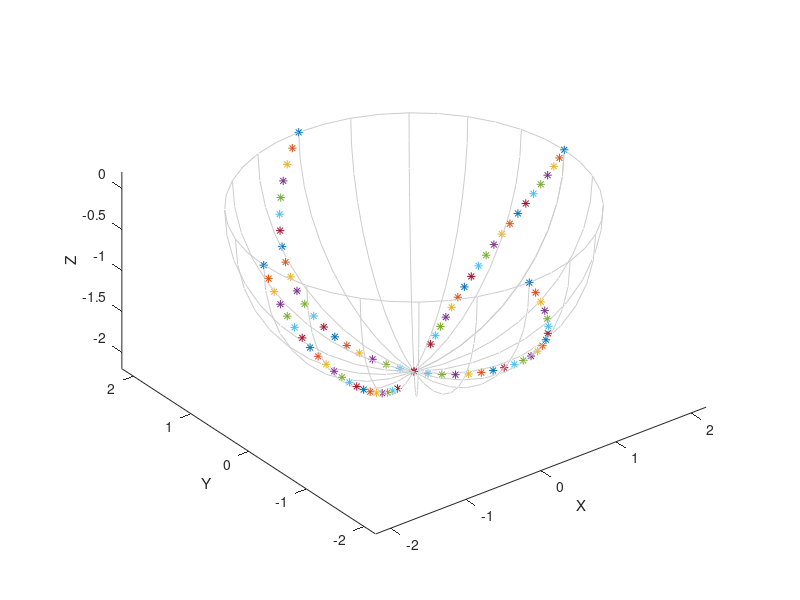

Source code (MATLAB):
clear; clc; close all
% author: Jihao Liu
% date:   June, 2022
% function: schematic view of cutting edges on a ball-end cutter
%

R = 2.0;                              % radius, unit: mm
phi0 = 0;                             % initial phase
betaG = pi/6;                         % helix angle
h = 0.5;                              % distance between edges, unit: mm
end_s = acos(h/R);
theta_t = linspace(0,end_s,21);
xT = zeros(size(theta_t));
yT = zeros(size(theta_t));
zT = zeros(size(theta_t));

figure ()
for i = 1:length(theta_t)
    theta = theta_t(i);
    delta_phi = sin(theta)*tan(betaG);
    phi_t = phi0 + delta_phi;
    
    xT(i) = R*cos(theta)*cos(phi_t);
    yT(i) = R*cos(theta)*sin(phi_t);
    zT(i) = -R*sin(theta);
    plot3(xT(i), yT(i), zT(i), '*')
    hold on
end

phi2 = pi;
for i = 1:length(theta_t)
    theta = theta_t(i);
    delta_phi = sin(theta)*tan(betaG);
    phi_t = phi2 + delta_phi;
    
    xT(i) = R*cos(theta)*cos(phi_t);
    yT(i) = R*cos(theta)*sin(phi_t);
    zT(i) = -R*sin(theta);
    plot3(xT(i), yT(i), zT(i), '*')
    hold on
end

theta_t = linspace(0,pi/2,21);
pi1 = pi/2;
for i = 1:length(theta_t)
    theta = theta_t(i);
    delta_phi = sin(theta)*tan(betaG);
    phi_t = pi1 + delta_phi;
    
    xT(i) = R*cos(theta)*cos(phi_t);
    yT(i) = R*cos(theta)*sin(phi_t);
    zT(i) = -R*sin(theta);
    plot3(xT(i), yT(i), zT(i), '*')
    hold on
end

pi3 = 3*pi/2;
for i = 1:length(theta_t)
    theta = theta_t(i);
    delta_phi = sin(theta)*tan(betaG);
    phi_t = pi3 + delta_phi;
    
    xT(i) = R*cos(theta)*cos(phi_t);
    yT(i) = R*cos(theta)*sin(phi_t);
    zT(i) = -R*sin(theta);
    plot3(xT(i), yT(i), zT(i), '*')
    hold on
end

axis equal

[xR,yR,zR] = sphere();
[m,n] = size(xR);

cn = round(n/2);
XR = xR(cn:length(xR),:);
YR = yR(cn:length(xR),:);
ZR = -zR(cn:length(xR),:);

plot3(XR*2,YR*2,ZR*2,'Color',[204/255 204/255 204/255])

xlabel('X')
ylabel('Y')
zlabel('Z')

grid off
% plot3(xT,yT,zT,'r*')

theta = linspace(0,2*pi,41);
XT = R*cos(theta);
YT = R*sin(theta);

plot(XT,YT,'linewidth',0.5,'Color',[204/255 204/255 204/255])
% view([0,0,1])
axis([-2.2,2.2,-2.2,2.2,-2.2,0.2])

